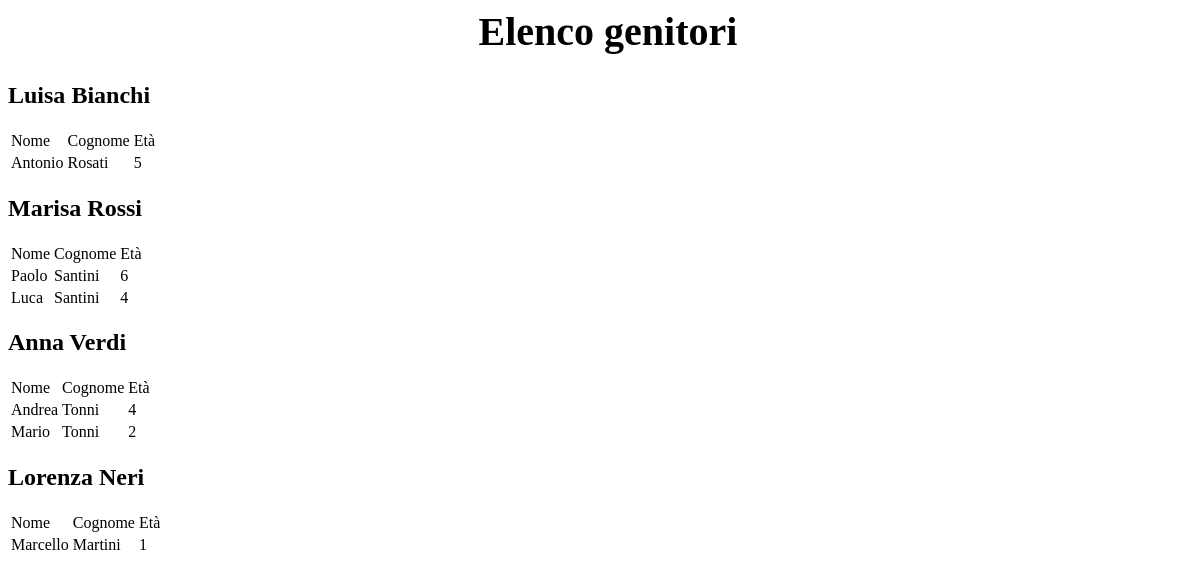
The page /esempiodb/index.php on the database its author committed.
### tables this page shows
CREATE TABLE `mamme` (
  `id` int(11) NOT NULL,
  `nome` varchar(30) DEFAULT NULL,
  `cognome` varchar(30) DEFAULT NULL
);

CREATE TABLE `figli` (
  `id` int(11) NOT NULL,
  `nome` varchar(30) DEFAULT NULL,
  `cognome` varchar(30) DEFAULT NULL,
  `eta` int(11) DEFAULT NULL,
  `fkMamma` int(11) DEFAULT NULL
);

### esempiodb/index.php (the view, shortened to what this page needs)
<html>
	<head>
		<link rel="stylesheet" href="style.css">
	</head>
	<body>
		<h1>Elenco genitori</h1>
		<?php
			$mydb = new mysqli(SERVER, UTENTE, PASSWORD, DATABASE);
			$query1 = "SELECT id, nome, cognome FROM mamme";
			$risultato1 = $mydb->query($query1);
			if($risultato1->num_rows > 0){
				while($mamma = $risultato1->fetch_assoc()){
					echo "<h2>".$mamma["nome"]." ".$mamma["cognome"]."</h3>";
					$query2="SELECT nome, cognome, eta
							FROM figli
							WHERE fkMamma = ".$mamma["id"]."
							ORDER BY eta DESC ";
					$risultato2 = $mydb->query($query2);
					if($risultato2->num_rows > 0){
						echo "<table>";
						echo "<tr><td>Nome</td><td>Cognome</td><td>Età</td></tr>";
						while($figlio = $risultato2->fetch_assoc()){
							echo "<tr>";
							echo "<td>".$figlio["nome"]."</td>";
							echo "<td>".$figlio["cognome"]."</td>";
							echo "<td>".$figlio["eta"]."</td>";
							echo "</tr>";
						}
						echo "</table>";
					}
					else{
						echo "<p>Non risultano figli per questa mamma.</p>";
					}
				}
			}
			else{
				echo "<p>Non ci sono mamme nel database.</p>";
			}
		?>
	</body>
</html>

### Tennis(no daisyui)/style.css (style rules this page uses)
html, body { height: 100%; width: 100%; padding: 0; }
h1 { text-align: center; font-family: Poppins; font-size: 40px; }

### rows shown on the page
mamme: nome "Luisa", cognome "Bianchi"
figli: nome "Antonio", cognome "Rosati", eta "5"
mamme: nome "Marisa", cognome "Rossi"
figli: nome "Paolo", cognome "Santini", eta "6"
figli: nome "Luca", cognome "Santini", eta "4"
mamme: nome "Anna", cognome "Verdi"
figli: nome "Andrea", cognome "Tonni", eta "4"
figli: nome "Mario", cognome "Tonni", eta "2"
mamme: nome "Lorenza", cognome "Neri"
figli: nome "Marcello", cognome "Martini", eta "1"
